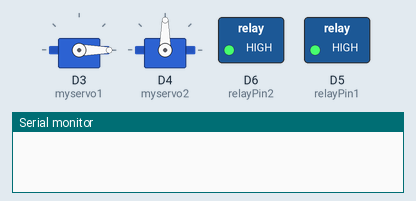
Bench run of a sketch on a simulated ESP8266 (NodeMCU). Parts: 2 × servo, switched loads named in the sketch (green lamp = pin HIGH), the last lines printed to the serial monitor.

Above: at 0.05 s.
At 1.7 s:
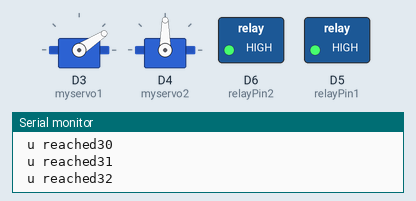
At 3.35 s:
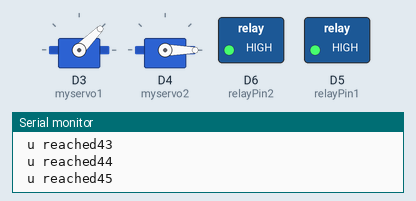
At 5.95 s:
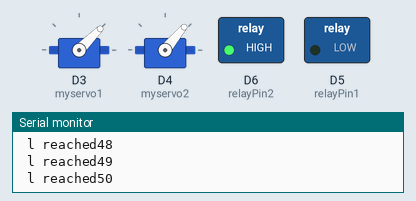
At 8.6 s:
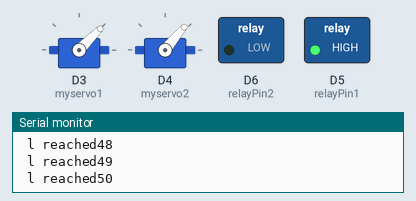
At 13.85 s:
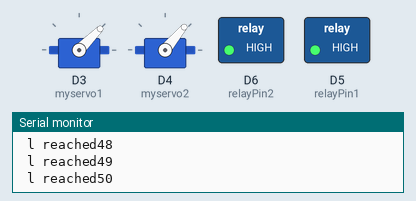
Timing chart, 0 to 18.0 s (numbered marks = the images above):
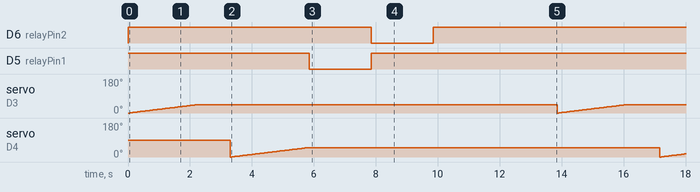

The sketch:

arm_pump.ino
```cpp
#include <Servo.h>

Servo myservo1;
Servo myservo2;

int relayPin1=D5;
int relayPin2=D6;
void setup() {
  //setting pins for 2 pest pumps in D5, D6
  pinMode(relayPin1,OUTPUT);
  pinMode(relayPin2,OUTPUT);
  digitalWrite(relayPin1,HIGH);
  digitalWrite(relayPin2,HIGH);


  Serial.begin(9600);
  //setting servo motors for hand vertical and horizontal movement
  myservo1.attach(D3);
  myservo2.attach(D4);
//  int sprayflag=0;//getting data from thingspeak

  // if sprayFlag is greater then 0 then we need to spray

}


void loop() {
  int sprayflag=2;
// if(sprayflag>=1){
 int moveUp=45;//reading y axis reading from thingspeak
 int moveleft=50;//reading x axis reading form thingspeak
  moveVertical(moveUp);//activating servo motor to move in y axis
  delay(1000);
moveHorizontal(moveleft);//activating servo motor to move in x axis
int typeofspray=sprayflag;
Activatepump(typeofspray);//activating pump to spray pest
//  }
delay(4000);
}
//function to move hand in y axis
void moveVertical(int val){
  int MoveUP=val;
  for(int i =0 ; i<=MoveUP;i++){
    myservo1.write(i);
    delay(50);
    Serial.print(" u reached");
    Serial.println(i);

  }

}
// function to move hand in x axis
void moveHorizontal(int val){
  int MoveLeft=val;
  for(int i =0 ; i<=MoveLeft;i++){
    myservo2.write(i);
    delay(50);
     Serial.print(" l reached");
    Serial.println(i);
  }

}
//function to activate pump of pest which need to be sprayed
void Activatepump(int val){
// if(val==1){
     digitalWrite(relayPin1,LOW);
  delay(2000);
  digitalWrite(relayPin1,HIGH);

//  }
//  else if(val==2 ){
   digitalWrite(relayPin2,LOW);
  delay(2000);
  digitalWrite(relayPin2,HIGH);

//    }

//    moveToNextPlant();

}
```

Measured:
- by itself, D6 (relayPin2), D5 (relayPin1): alternates HIGH for 11.9 s and LOW for 2.0 s
- by itself, servo on D3 (myservo1): ramps from 0° to 45° and jumps back, once every 13.9 s
- by itself, servo on D4 (myservo2): ramps from 0° to 50° and jumps back, once every 13.9 s
